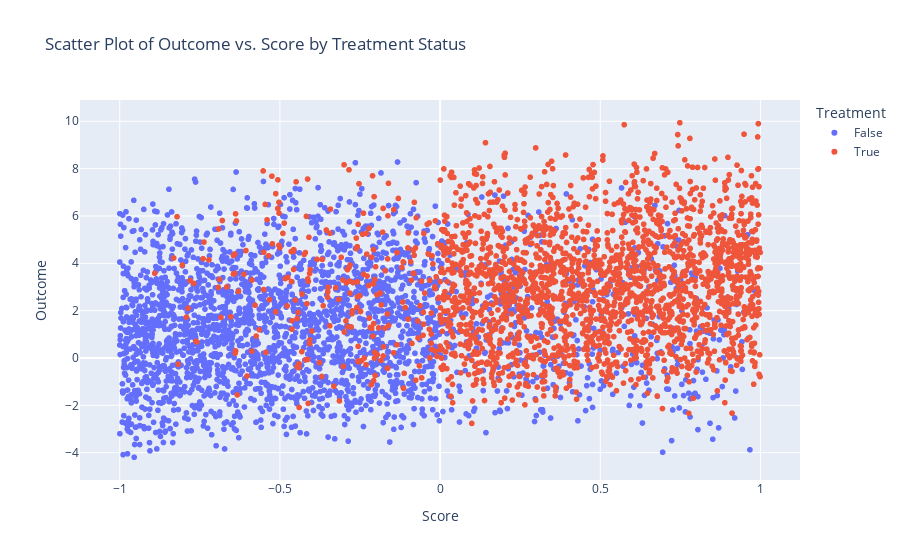

The notebook cell saved with this chart:
### Code cell
fig = px.scatter(
    x=df['score'],
    y=df['y'],
    color=df['d'].astype(bool),
    labels={
        "x": "Score",   
        "y": "Outcome",
        "color": "Treatment"
    },
    title="Scatter Plot of Outcome vs. Score by Treatment Status"
)

fig.update_layout(
    xaxis_title="Score",
    yaxis_title="Outcome"
)
fig.show()

### Figure 1 — Plotly figure (JSON) as saved in the notebook; plotly's stock layout.template omitted (floating-point values rounded to 4 significant figures; data arrays with more than 128 entries replaced by an {"elided": "..."} marker saying what was removed)
{"data": [{"hovertemplate": "Treatment=False<br>Score=%{x}<br>Outcome=%{y}<extra></extra>", "legendgroup": "False", "marker": {"color": "#636efa", "symbol": "circle"}, "mode": "markers", "name": "False", "showlegend": true, "type": "scattergl", "x": {"elided": "2698 float values"}, "xaxis": "x", "y": {"elided": "2698 float values"}, "yaxis": "y"}, {"hovertemplate": "Treatment=True<br>Score=%{x}<br>Outcome=%{y}<extra></extra>", "legendgroup": "True", "marker": {"color": "#EF553B", "symbol": "circle"}, "mode": "markers", "name": "True", "showlegend": true, "type": "scattergl", "x": {"elided": "2302 float values"}, "xaxis": "x", "y": {"elided": "2302 float values"}, "yaxis": "y"}], "layout": {"legend": {"title": {"text": "Treatment"}, "tracegroupgap": 0}, "title": {"text": "Scatter Plot of Outcome vs. Score by Treatment Status"}, "xaxis": {"anchor": "y", "domain": [0, 1], "title": {"text": "Score"}}, "yaxis": {"anchor": "x", "domain": [0, 1], "title": {"text": "Outcome"}}}}
